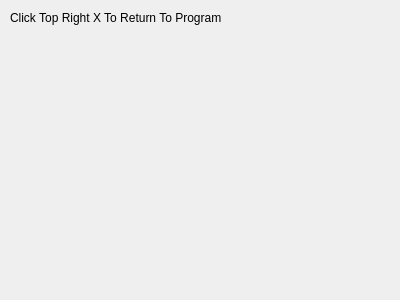
<?xml version="1.0" encoding="UTF-8"?>
<ui version="4.0">
 <class>helpWindow</class>
 <widget class="QDialog" name="helpWindow">
  <property name="geometry">
   <rect>
    <x>0</x>
    <y>0</y>
    <width>400</width>
    <height>300</height>
   </rect>
  </property>
  <property name="windowTitle">
   <string>Dialog</string>
  </property>
  <widget class="QLabel" name="label">
   <property name="geometry">
    <rect>
     <x>10</x>
     <y>10</y>
     <width>261</width>
     <height>16</height>
    </rect>
   </property>
   <property name="text">
    <string>Click Top Right X To Return To Program</string>
   </property>
  </widget>
 </widget>
 <resources/>
 <connections/>
</ui>
